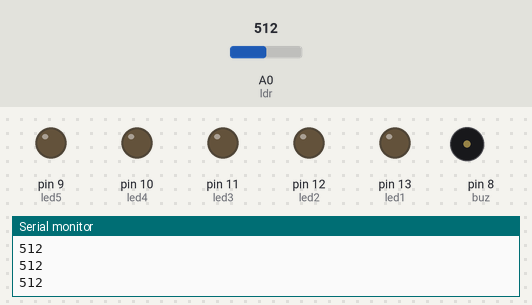
A sketch run on a simulated Arduino Uno, built with avr-gcc and run on an emulated ATmega328P. Shown: output pins drawn as LEDs (lit = HIGH), buzzer (waves = sounding, pin HIGH), the last lines printed to the serial monitor. Inputs (shaded band) come from the test bench; at power-on: A0 (ldr) = 512.

Above: at 1.2 s.
1.3 s: A0 (ldr) set to 110
2.8 s: A0 (ldr) set to 90
At 3.1 s:
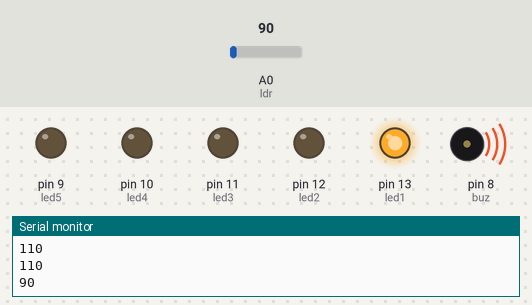
5.8 s: A0 (ldr) set to 122
At 6.6 s:
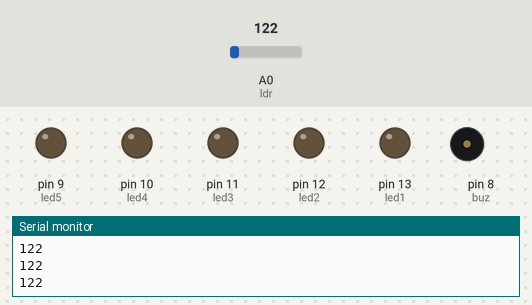
7.3 s: A0 (ldr) set to 0
At 9.5 s:
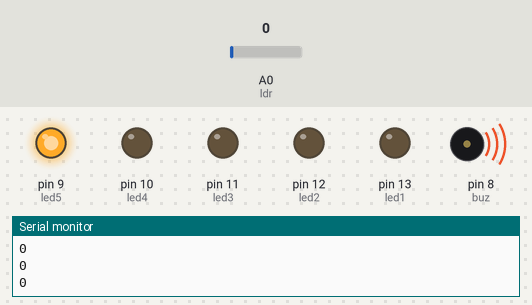
9.8 s: A0 (ldr) set to 306
At 10.8 s:
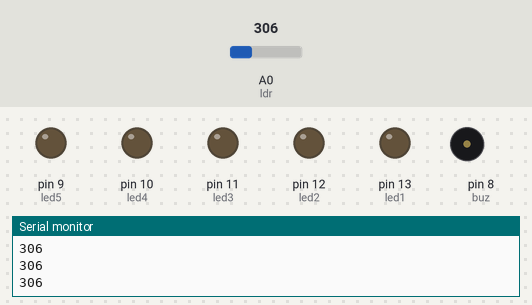
Timing chart, 0 to 12.3 s (numbered marks = the images above; inputs shaded):
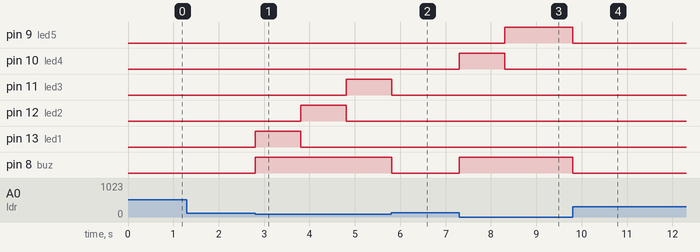

Measured:
- the behaviour switches between 100 and 99 on A0 (ldr) (found by bisection; images 0 and 1)
- after the input at 2.8 s, pin 11 (led3): LOW → HIGH after 2.0 s; pin 12 (led2): LOW → HIGH after 1.0 s, → LOW 1.0 s later; pin 13 (led1): LOW → HIGH at once, → LOW 1.0 s later; pin 8 (buz): LOW → HIGH at once
- after the input at 5.8 s, pin 9 (led5): stays LOW (without the input it goes to HIGH after 1.0 s); pin 10 (led4): stays LOW (without the input it goes to HIGH after 0.01 s); pin 8 (buz): HIGH → LOW at once
- after the input at 7.3 s, pin 9 (led5): LOW → HIGH after 1.0 s; pin 10 (led4): LOW → HIGH at once, → LOW 1.0 s later; pin 8 (buz): LOW → HIGH at once
- after the input at 9.8 s, pin 9 (led5), pin 8 (buz): HIGH → LOW at once

The sketch:

arduinoldr_5led.ino
```cpp
int led1 = 13, led2 = 12, led3 = 11, led4 = 10, led5 = 9, buz = 8, ldr = A0, count = 1,  val;

void setup() {
  // put your setup code here, to run once:
  pinMode(led1, OUTPUT);
  pinMode(led2, OUTPUT);
  pinMode(led3, OUTPUT);
  pinMode(led4, OUTPUT);
  pinMode(led5, OUTPUT);
  pinMode(buz, OUTPUT);
  pinMode(ldr, INPUT);
  Serial.begin(9600);


}

void loop() {
  // put your main code here, to run repeatedly:
  val = analogRead(ldr);
  Serial.println(val);
  if(val < 100){
    switch(count%6){
      case 1:
        digitalWrite(led1, 1);
        digitalWrite(led2, 0);
        digitalWrite(led3, 0);
        digitalWrite(led4, 0);
        digitalWrite(led5, 0);
        digitalWrite(buz, 1);
        delay(1000);
        count++;
        break;
      case 2:
        digitalWrite(led1, 0);
        digitalWrite(led2, 1);
        digitalWrite(led3, 0);
        digitalWrite(led4, 0);
        digitalWrite(led5, 0);
        digitalWrite(buz, 1);
        delay(1000);
        count++;
        break;
      case 3:
        digitalWrite(led1, 0);
        digitalWrite(led2, 0);
        digitalWrite(led3, 1);
        digitalWrite(led4, 0);
        digitalWrite(led5, 0);
        digitalWrite(buz, 1);
        delay(1000);
        count++;
        break;
      case 4:
        digitalWrite(led1, 0);
        digitalWrite(led2, 0);
        digitalWrite(led3, 0);
        digitalWrite(led4, 1);
        digitalWrite(led5, 0);
        digitalWrite(buz, 1);
        delay(1000);
        count++;
        break;
      case 5:
        digitalWrite(led1, 0);
        digitalWrite(led2, 0);
        digitalWrite(led3, 0);
        digitalWrite(led4, 0);
        digitalWrite(led5, 1);
        digitalWrite(buz, 1);
        delay(1000);
        count++;
        break;

    }
  }

  else{
    digitalWrite(led1, 0);
    digitalWrite(led2, 0);
    digitalWrite(led3, 0);
    digitalWrite(led4, 0);
    digitalWrite(led5, 0);
    digitalWrite(buz, 0);
  }

}
```
